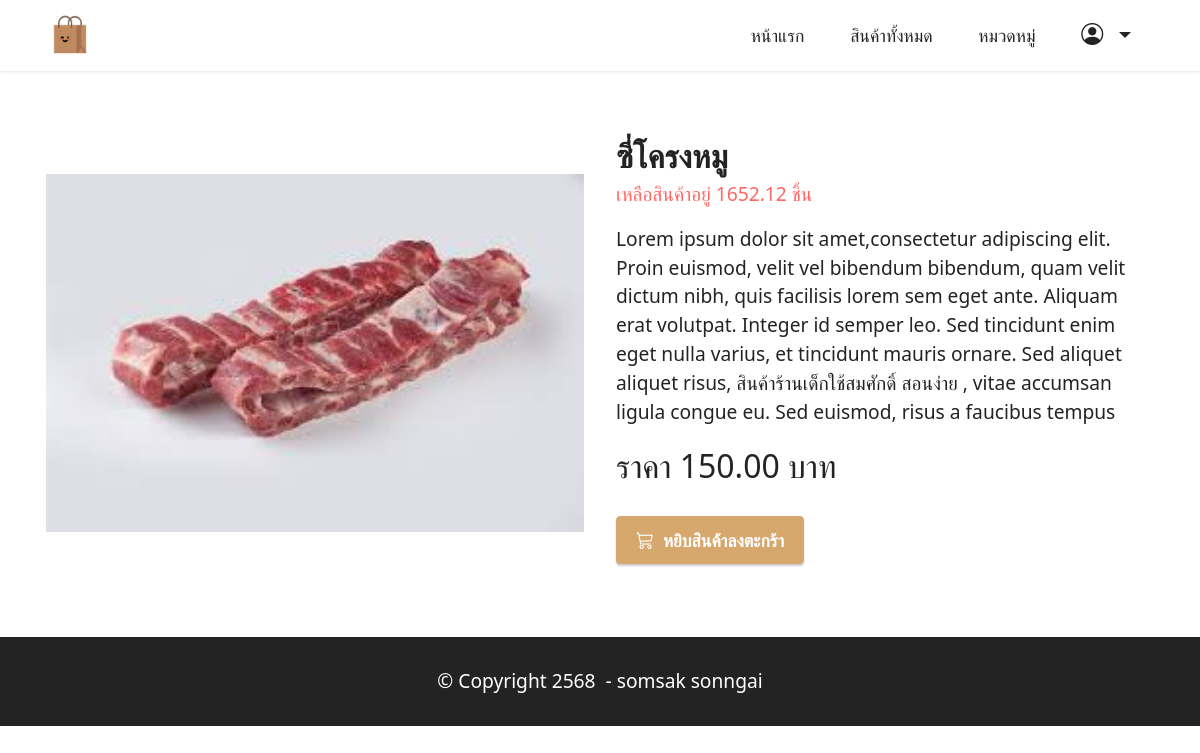
The app's page /blog/product/5/, older data.
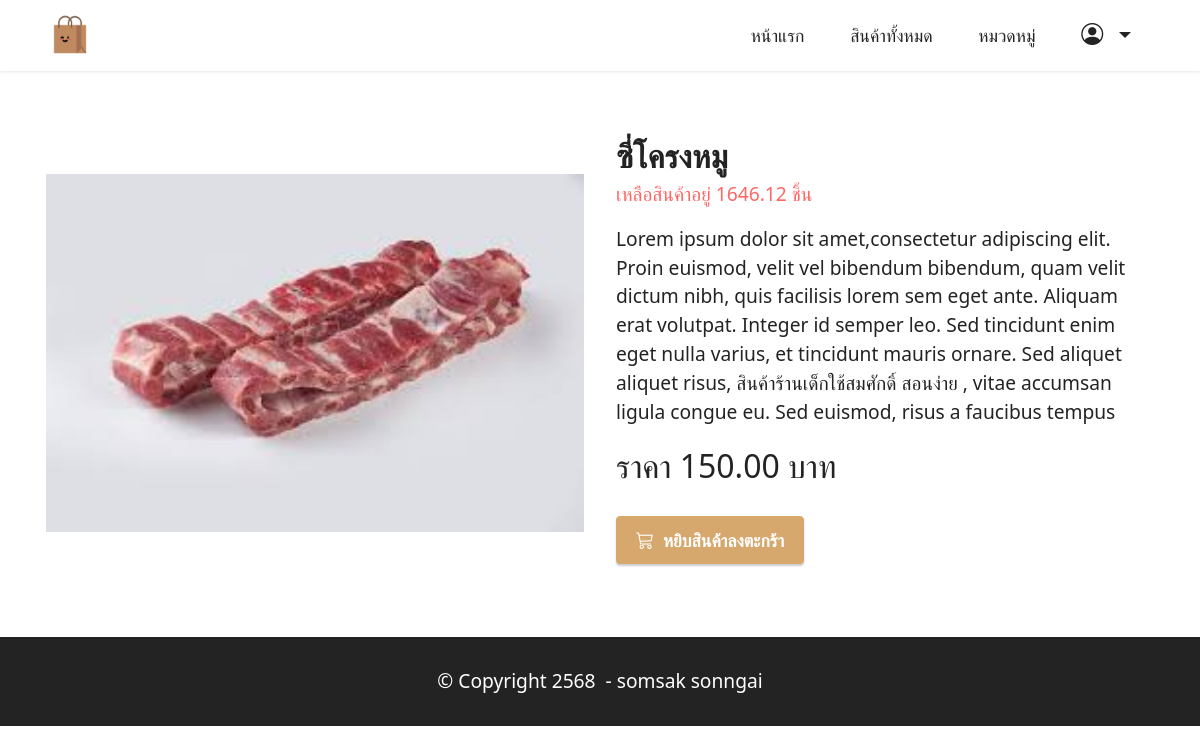
The same page, newer data.
### productapp/models.py (models this page shows, shortened)
class Product1(models.Model):
    category = models.ForeignKey(Category, on_delete=models.CASCADE,null=True)  # เชื่อมโยงกับ Category
    name = models.CharField(max_length=100)  # ชื่อสินค้า
    description = models.TextField(max_length=500)
    price = models.DecimalField(max_digits=10, decimal_places=2)
    stock = models.DecimalField(max_digits=10, decimal_places=2)
    is_trending = models.BooleanField(default=False)
    image = models.ImageField(upload_to="product")
    profitprice = models.DecimalField(max_digits=10, decimal_places=2)
    created_at = models.DateTimeField(auto_now_add=True)  # วันที่เพิ่ม
    updated_at = models.DateTimeField(auto_now=True)      # วันที่แก้ไข
    barcode = models.IntegerField()

### productapp/views.py (the view)
# urls.py: path('product/<int:id>/', views.productDetail, name='productDetail'), #การเรียกใช้ blog ตามด้วย id
def productDetail(request,id):
    product=Product1.objects.get(pk=id)
    return render (request,"detail.html",{"product":product}) #มันก็คือ Product1 นั้นแหละที่เรียกใช้ที่เก็บไว้ในตัวแปร product ถ้าต้องการที่จะทำการเรียกใช้ก็เรียกใช้ product

### productapp/templates/detail.html (shortened to what this page needs)
{% extends "layout.html"%}
{% load humanize %}
{% block content%}
<div class="container my-3">
    <div class="card-wrapper">
        <div class="row align-items-center mt-4">
            <div class="col-12 col-lg-6">
                <div class="image-wrapper">
                    <img src="{{product.image.url}}">
                </div>
            </div>
            <div class="col-12 col-lg-6 my-4">
                <div class="text-box">
                    <h5 class="mbr-title mbr-fonts-style display-5">
                        <strong>{{product.name}}</strong>
                        <p class="display-7 text-secondary">เหลือสินค้าอยู่ {{product.stock}} ชิ้น</p>
                    </h5>
                    <p class="mbr-text mbr-fonts-style display-7">{{product.description}}</p>
                    <div class="cost">
                        <span class="currentcost mbr-fonts-style pr-2 display-5">ราคา {{product.price}} บาท</span>
                    </div>
                    <div class="mbr-section-btn pt-3">
                        {%if product.stock <= 0 %}
                             <h2 class="text-secondary " t>สินค้าหมด</h2>
                        {% else %}
                            <a href="{% url 'addCart' product.id %}" class="btn btn-primary display-4">
                                 <i class="bi bi-cart3"></i></i>&nbsp;
                                    หยิบสินค้าลงตะกร้า
                             </a>
                         {% endif %}
                    </div>
                </div>
            </div>
        </div>
    </div>
    <br>
</div>
{% endblock %}

Row changes from the older to the newer data that the page shows:
changed Product1 "ซี่โครงหมู": stock "1652.12" → "1646.12"
